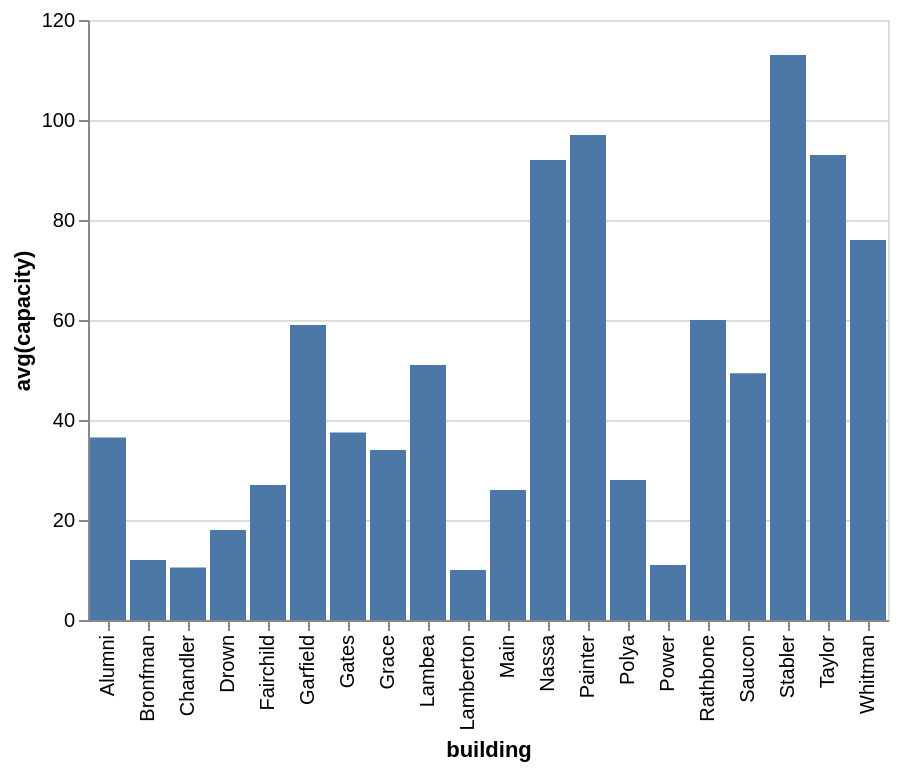

The specification (Vega-Lite) saved for this image:
### Vega-Lite specification from a JSON file in a GitHub repository (floating-point values rounded to 4 significant figures)
{"data": {"values": [{"x_data": "Alumni", "y_data": 36.5}, {"x_data": "Bronfman", "y_data": 12}, {"x_data": "Chandler", "y_data": 10.5}, {"x_data": "Drown", "y_data": 18}, {"x_data": "Fairchild", "y_data": 27}, {"x_data": "Garfield", "y_data": 59}, {"x_data": "Gates", "y_data": 37.5}, {"x_data": "Grace", "y_data": 34}, {"x_data": "Lambea", "y_data": 51}, {"x_data": "Lamberton", "y_data": 10}, {"x_data": "Main", "y_data": 26}, {"x_data": "Nassa", "y_data": 92}, {"x_data": "Painter", "y_data": 97}, {"x_data": "Polya", "y_data": 28}, {"x_data": "Power", "y_data": 11}, {"x_data": "Rathbone", "y_data": 60}, {"x_data": "Saucon", "y_data": 49.33}, {"x_data": "Stabler", "y_data": 113}, {"x_data": "Taylor", "y_data": 93}, {"x_data": "Whitman", "y_data": 76}]}, "mark": "bar", "encoding": {"x": {"field": "x_data", "type": "nominal", "title": "building", "sort": "ascending"}, "y": {"field": "y_data", "type": "quantitative", "title": "avg(capacity)"}}}
